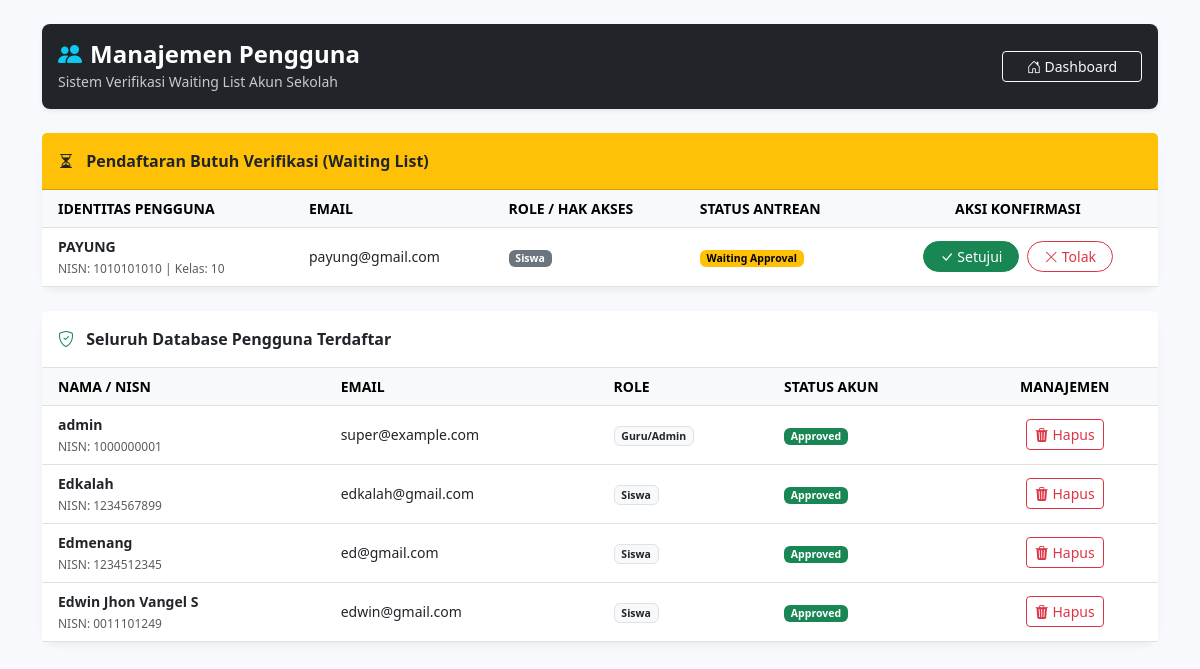
The page /admin_manajemen_user.php (signed in) on the database its author committed.
### tables this page shows
CREATE TABLE `data_siswa` (
  `nisn` varchar(10) NOT NULL,
  `nama` varchar(50) NOT NULL,
  `email` varchar(100) DEFAULT NULL,
  `kelas` int NOT NULL,
  `alamat` varchar(255) NOT NULL,
  `password` varchar(10) DEFAULT NULL,
  `level` int NOT NULL,
  `status_akun` enum('Waiting','Approved','Rejected') DEFAULT 'Waiting'
);

### admin_manajemen_user.php (the view, shortened to what this page needs)
<?php
include 'koneksi.php';
?>
<!DOCTYPE html>
<html lang="id">
<head>
    <link href="https://cdn.jsdelivr.net/npm/bootstrap@5.3.0/dist/css/bootstrap.min.css" rel="stylesheet">
    <link rel="stylesheet" href="https://cdn.jsdelivr.net/npm/bootstrap-icons@1.11.0/font/bootstrap-icons.css">
</head>
<body class="py-4">
    <div class="container">
        <div class="d-flex justify-content-between align-items-center mb-4 p-3 bg-dark text-white rounded-3 shadow-sm">
            <div>
                <h4 class="fw-bold m-0"><i class="bi bi-people-fill me-2 text-info"></i>Manajemen Pengguna</h4>
                <small class="opacity-75">Sistem Verifikasi Waiting List Akun Sekolah</small>
            </div>
            <a href="menu.php" class="btn btn-outline-light btn-sm px-4"><i class="bi bi-house-door"></i> Dashboard</a>
        </div>
        <div class="card mb-4">
            <div class="card-header bg-warning text-dark fw-bold py-3">
                <i class="bi bi-hourglass-split me-2"></i> Pendaftaran Butuh Verifikasi (Waiting List)
            </div>
            <div class="table-responsive">
                <table class="table table-hover align-middle mb-0">
                    <thead class="table-light small text-uppercase">
                        <tr>
                            <th class="ps-3">Identitas Pengguna</th>
                            <th>Email</th>
                            <th>Role / Hak Akses</th>
                            <th>Status Antrean</th>
                            <th class="text-center">Aksi Konfirmasi</th>
                        </tr>
                    </thead>
                    <tbody class="small">
                        <?php
                        $q_wait = mysqli_query($conn, "SELECT * FROM data_siswa WHERE status_akun = 'Waiting' ORDER BY nama ASC");
                        if (mysqli_num_rows($q_wait) > 0) {
                            while ($w = mysqli_fetch_assoc($q_wait)) {
                                $role = ($w['level'] == '2') ? 'Guru/Admin' : 'Siswa';
                                echo "<tr>
                                        <td class='ps-3 fw-bold'>" . $w['nama'] . "<br><span class='text-muted fw-normal' style='font-size:0.75rem;'>NISN: " . $w['nisn'] . " | Kelas: " . $w['kelas'] . "</span></td>
                                        <td>" . $w['email'] . "</td>
                                        <td><span class='badge bg-secondary'>" . $role . "</span></td>
                                        <td><span class='badge badge-waiting'>Waiting Approval</span></td>
                                        <td class='text-center'>
                                            <a href='proses_verifikasi.php?aksi=approve&nisn=" . $w['nisn'] . "' class='btn btn-success btn-sm px-3 rounded-pill me-1'><i class='bi bi-check-lg'></i> Setujui</a>
                                            <a href='proses_verifikasi.php?aksi=reject&nisn=" . $w['nisn'] . "' class='btn btn-outline-danger btn-sm px-3 rounded-pill' onclick='return confirm(\"Tolak pendaftaran ini?\")'><i class='bi bi-x-lg'></i> Tolak</a>
                                        </td>
                                      </tr>";
                            }
                        } else {
                            echo "<tr><td colspan='5' class='text-center py-4 text-muted italic'>Hore! Tidak ada antrean pendaftaran baru saat ini.</td></tr>";
                        }
                        ?>
                    </tbody>
                </table>
            </div>
        </div>
        <div class="card">
            <div class="card-header bg-white py-3 fw-bold text-dark border-bottom">
                <i class="bi bi-shield-check me-2 text-success"></i> Seluruh Database Pengguna Terdaftar
            </div>
            <div class="table-responsive">
                <table class="table table-hover align-middle mb-0">
                    <thead class="table-light small text-uppercase">
                        <tr>
                            <th class="ps-3">Nama / NISN</th>
                            <th>Email</th>
                            <th>Role</th>
                            <th>Status Akun</th>
                            <th class="text-center">Manajemen</th>
                        </tr>
                    </thead>
                    <tbody class="small">
                        <?php
                        $q_all = mysqli_query($conn, "SELECT * FROM data_siswa WHERE status_akun IN ('Approved', 'Rejected') ORDER BY status_akun ASC, nama ASC");
                        if (mysqli_num_rows($q_all) > 0) {
                            while ($a = mysqli_fetch_assoc($q_all)) {
                                $role = ($a['level'] == '2') ? 'Guru/Admin' : 'Siswa';
                                $badge_status = ($a['status_akun'] == 'Approved') ? 'badge-approved' : 'badge-rejected';
                                echo "<tr>
                                        <td class='ps-3 fw-bold'>" . $a['nama'] . "<br><span class='text-muted fw-normal' style='font-size:0.75rem;'>NISN: " . $a['nisn'] . "</span></td>
                                        <td>" . $a['email'] . "</td>
                                        <td><span class='badge bg-light text-dark border'>" . $role . "</span></td>
                                        <td><span class='badge " . $badge_status . "'>" . $a['status_akun'] . "</span></td>
                                        <td class='text-center'>
                                            <a href='proses_verifikasi.php?aksi=delete&nisn=" . $a['nisn'] . "' class='btn btn-sm btn-outline-danger px-2 py-1' onclick='return confirm(\"Apakah Anda yakin ingin menghapus permanen user ini dari database?\")' title='Hapus User'><i class='bi bi-trash3-fill'></i> Hapus</a>
                                        </td>
                                      </tr>";
                            }
                        } else {
                            echo "<tr><td colspan='5' class='text-center py-4 text-muted'>Belum ada data pengguna aktif.</td></tr>";
                        }
                        ?>
                    </tbody>
                </table>
            </div>
        </div>
    </div>
</body>
</html>

### admin_manajemen_user.php (style rules this page uses)
body { background-color: #f8f9fc; font-family: 'Segoe UI', sans-serif; }
.card { border: none; border-radius: 15px; box-shadow: 0 4px 6px rgba(0, 0, 0, 0.05); }
.badge-waiting { background-color: #ffc107; color: #000; }
.badge-approved { background-color: #198754; color: #fff; }

### rows shown on the page
data_siswa: nama "PAYUNG", nisn "1010101010", kelas "10", email "payung@gmail.com", level "Siswa"
data_siswa: nama "admin", nisn "1000000001", email "super@example.com", level "Guru/Admin", status_akun "Approved"
data_siswa: nama "Edkalah", nisn "1234567899", email "edkalah@gmail.com", level "Siswa", status_akun "Approved"
data_siswa: nama "Edmenang", nisn "1234512345", email "ed@gmail.com", level "Siswa", status_akun "Approved"
data_siswa: nama "Edwin Jhon Vangel S", nisn "0011101249", email "edwin@gmail.com", level "Siswa", status_akun "Approved"
